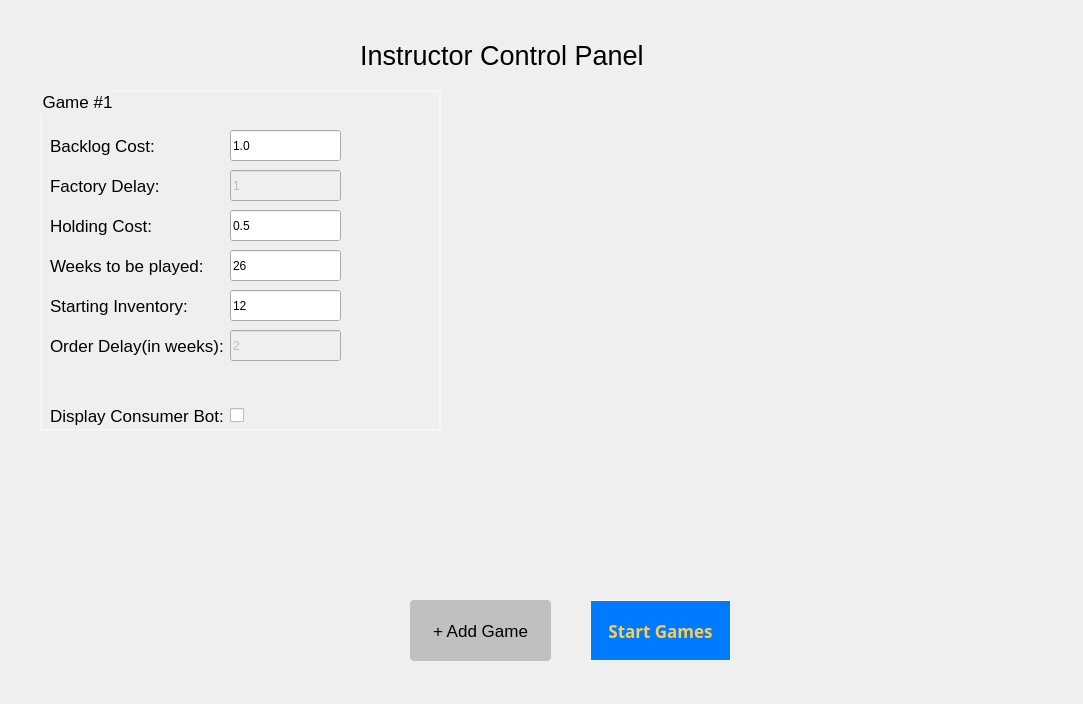
<?xml version="1.0" encoding="UTF-8"?>
<ui version="4.0">
 <class>InstructorWindow</class>
 <widget class="QDialog" name="InstructorWindow">
  <property name="geometry">
   <rect>
    <x>0</x>
    <y>0</y>
    <width>1083</width>
    <height>704</height>
   </rect>
  </property>
  <property name="windowTitle">
   <string>Dialog</string>
  </property>
  <property name="styleSheet">
   <string notr="true">#InstructorWindow {
	background-image: url(:/images/background.png);
}</string>
  </property>
  <widget class="QGroupBox" name="groupBox">
   <property name="geometry">
    <rect>
     <x>40</x>
     <y>90</y>
     <width>401</width>
     <height>341</height>
    </rect>
   </property>
   <property name="font">
    <font>
     <pointsize>13</pointsize>
    </font>
   </property>
   <property name="styleSheet">
    <string notr="true">#groupBox{
border: 1.5px solid #f5f5f5;
padding: 10px;
}</string>
   </property>
   <property name="title">
    <string>Game #1</string>
   </property>
   <widget class="QLineEdit" name="orderDelayIn">
    <property name="enabled">
     <bool>false</bool>
    </property>
    <property name="geometry">
     <rect>
      <x>190</x>
      <y>240</y>
      <width>111</width>
      <height>31</height>
     </rect>
    </property>
    <property name="text">
     <string>2</string>
    </property>
   </widget>
   <widget class="QLabel" name="label_6">
    <property name="geometry">
     <rect>
      <x>10</x>
      <y>80</y>
      <width>191</width>
      <height>31</height>
     </rect>
    </property>
    <property name="font">
     <font>
      <pointsize>13</pointsize>
     </font>
    </property>
    <property name="text">
     <string>Factory Delay:</string>
    </property>
   </widget>
   <widget class="QLabel" name="label_5">
    <property name="geometry">
     <rect>
      <x>10</x>
      <y>160</y>
      <width>191</width>
      <height>31</height>
     </rect>
    </property>
    <property name="font">
     <font>
      <pointsize>13</pointsize>
     </font>
    </property>
    <property name="text">
     <string>Weeks to be played:</string>
    </property>
   </widget>
   <widget class="QLabel" name="label">
    <property name="geometry">
     <rect>
      <x>10</x>
      <y>240</y>
      <width>191</width>
      <height>31</height>
     </rect>
    </property>
    <property name="font">
     <font>
      <pointsize>13</pointsize>
     </font>
    </property>
    <property name="text">
     <string>Order Delay(in weeks):</string>
    </property>
   </widget>
   <widget class="QLabel" name="label_4">
    <property name="geometry">
     <rect>
      <x>10</x>
      <y>200</y>
      <width>191</width>
      <height>31</height>
     </rect>
    </property>
    <property name="font">
     <font>
      <pointsize>13</pointsize>
     </font>
    </property>
    <property name="text">
     <string>Starting Inventory:</string>
    </property>
   </widget>
   <widget class="QLabel" name="label_2">
    <property name="geometry">
     <rect>
      <x>10</x>
      <y>120</y>
      <width>191</width>
      <height>31</height>
     </rect>
    </property>
    <property name="font">
     <font>
      <pointsize>13</pointsize>
     </font>
    </property>
    <property name="text">
     <string>Holding Cost:</string>
    </property>
   </widget>
   <widget class="QLabel" name="label_3">
    <property name="geometry">
     <rect>
      <x>10</x>
      <y>40</y>
      <width>191</width>
      <height>31</height>
     </rect>
    </property>
    <property name="font">
     <font>
      <pointsize>13</pointsize>
     </font>
    </property>
    <property name="text">
     <string>Backlog Cost:</string>
    </property>
   </widget>
   <widget class="QLineEdit" name="factoryDelayIn">
    <property name="enabled">
     <bool>false</bool>
    </property>
    <property name="geometry">
     <rect>
      <x>190</x>
      <y>80</y>
      <width>111</width>
      <height>31</height>
     </rect>
    </property>
    <property name="text">
     <string>1</string>
    </property>
   </widget>
   <widget class="QLineEdit" name="backlogCostIn">
    <property name="geometry">
     <rect>
      <x>190</x>
      <y>40</y>
      <width>111</width>
      <height>31</height>
     </rect>
    </property>
    <property name="text">
     <string>1.0</string>
    </property>
   </widget>
   <widget class="QLineEdit" name="startInventoryIn">
    <property name="geometry">
     <rect>
      <x>190</x>
      <y>200</y>
      <width>111</width>
      <height>31</height>
     </rect>
    </property>
    <property name="text">
     <string>12</string>
    </property>
   </widget>
   <widget class="QLineEdit" name="nWeeksIn">
    <property name="geometry">
     <rect>
      <x>190</x>
      <y>160</y>
      <width>111</width>
      <height>31</height>
     </rect>
    </property>
    <property name="text">
     <string>26</string>
    </property>
   </widget>
   <widget class="QLineEdit" name="holdingCostIn">
    <property name="geometry">
     <rect>
      <x>190</x>
      <y>120</y>
      <width>111</width>
      <height>31</height>
     </rect>
    </property>
    <property name="text">
     <string>0.5</string>
    </property>
   </widget>
   <widget class="QLabel" name="label_8">
    <property name="geometry">
     <rect>
      <x>10</x>
      <y>310</y>
      <width>191</width>
      <height>31</height>
     </rect>
    </property>
    <property name="font">
     <font>
      <pointsize>13</pointsize>
     </font>
    </property>
    <property name="text">
     <string>Display Consumer Bot:</string>
    </property>
   </widget>
   <widget class="QCheckBox" name="botCheckBox">
    <property name="geometry">
     <rect>
      <x>190</x>
      <y>300</y>
      <width>151</width>
      <height>51</height>
     </rect>
    </property>
    <property name="font">
     <font>
      <pointsize>16</pointsize>
     </font>
    </property>
    <property name="text">
     <string/>
    </property>
   </widget>
  </widget>
  <widget class="QLabel" name="label_7">
   <property name="geometry">
    <rect>
     <x>360</x>
     <y>30</y>
     <width>301</width>
     <height>51</height>
    </rect>
   </property>
   <property name="font">
    <font>
     <pointsize>20</pointsize>
    </font>
   </property>
   <property name="text">
    <string>Instructor Control Panel</string>
   </property>
  </widget>
  <widget class="QPushButton" name="startBtn">
   <property name="geometry">
    <rect>
     <x>590</x>
     <y>600</y>
     <width>141</width>
     <height>61</height>
    </rect>
   </property>
   <property name="font">
    <font>
     <family>League Spartan Bold</family>
     <pointsize>13</pointsize>
     <weight>75</weight>
     <bold>true</bold>
    </font>
   </property>
   <property name="cursor">
    <cursorShape>PointingHandCursor</cursorShape>
   </property>
   <property name="focusPolicy">
    <enum>Qt::WheelFocus</enum>
   </property>
   <property name="styleSheet">
    <string notr="true">#startBtn {
    color:#ffcc4e;
    background-color:#007bff;
    border-color:#007bff;
    font-family: 'League Spartan Bold', arial;
    font-weight: bold;
    border: 1px solid #f5f5f5; 
}

#startBtn:hover { background-color: #66c011; color: white; border: 1px solid black;}</string>
   </property>
   <property name="text">
    <string>Start Games</string>
   </property>
  </widget>
  <widget class="QPushButton" name="addBtn">
   <property name="enabled">
    <bool>true</bool>
   </property>
   <property name="geometry">
    <rect>
     <x>410</x>
     <y>600</y>
     <width>141</width>
     <height>61</height>
    </rect>
   </property>
   <property name="font">
    <font>
     <pointsize>13</pointsize>
    </font>
   </property>
   <property name="focusPolicy">
    <enum>Qt::WheelFocus</enum>
   </property>
   <property name="styleSheet">
    <string notr="true">#addBtn {
	background-color: #c0c0c0;
	border: 3 px solid black;	
	border-radius: 4px;
}</string>
   </property>
   <property name="text">
    <string>+ Add Game</string>
   </property>
  </widget>
 </widget>
 <resources/>
 <connections/>
</ui>
